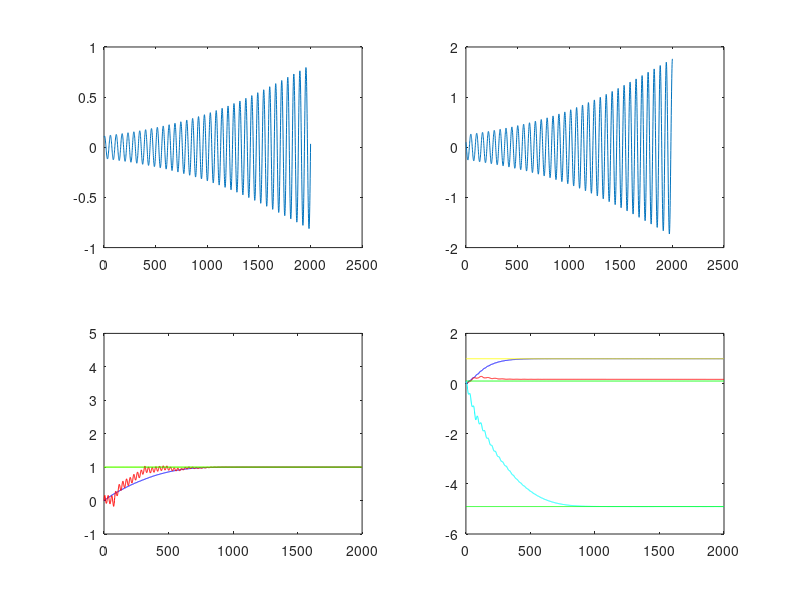

Recreate this plot in MATLAB.

clear all
clc

N = 2000; 
h = 0.05; % sampling time
x1 = zeros(1, N);
x2 = zeros(1, N);
% u = zeros(1, N);
u = 0.02*rand(1, N); % for some excitation


% measurement noise
v1 = zeros(1, N);
v2 = zeros(1, N);

% initial condition
x1(1) = 0.1;
x2(1) = 0.1;


%% Gradient Parameters
EG = 0.1;
EC = 0.05;

%% parameters
Thetaf1 = [1 h]; %x1k + h*x2k
Thetaf2 = [1-0.2*h 0.1*h -4.905*h]; % (1-0.2*h)*x2k + 0.1*h*u - 4.905*h*sin(x1k)
q = 4;
P = 4;
Thetahatf1 = zeros(q, N); % identified parameters in Thetaf1
Thetahatf2 = zeros(q, N); % identified parameters in Thetaf2

yh1 = zeros(1, N);
yh2 = zeros(1, N);

y1 = zeros(1, N); %x1(k+1) + v1
y2 = zeros(1, N); %x2(k+1) + v2

e1 = zeros(1, N); % yh1-y1
e2 = zeros(1, N); % yh2-y2

phi = zeros(q, N);

M = zeros(q, P); %stacked phi
Yh1 = zeros(1, P); %stacked y1
Yh2 = zeros(1, P); %stacked y2 
mi = 1;
for k=1:N
    u(k) = u(k) + 0.1*exp(-0.1*k)*(sin(0.1*x1(k))+.5*sin(0.3*x2(k)) ...
        +0.1*sin(0.7*x1(k))+0.8*sin(1.6*x2(k))+0.2*sin(1.4*x2(k)));
    x1(k+1) = Thetaf1(1)*x1(k) + Thetaf1(2)*x2(k);
    x2(k+1) = Thetaf2(1)*x2(k) + Thetaf2(2)*u(k) + Thetaf2(3)*sin(x1(k));

    phi(:, k) = [x1(k); x2(k); u(k); sin(x1(k))];

    yh1(k) = Thetahatf1(:, k)'*phi(:, k);
    yh2(k) = Thetahatf2(:, k)'*phi(:, k);

    v1(k) = 0; %-0.01+2*0.01*rand();
    v2(k) = 0; %-0.01+2*0.01*rand();

    y1(k) = x1(k+1) + v1(k);
    y2(k) = x2(k+1) + v2(k);

    e1(k) = yh1(k) - y1(k);
    e2(k) = yh2(k) - y2(k);

    if k <= q
        M(:, mi) = phi(:, k);
        Yh1(mi) = y1(k);
        Yh2(mi) = y2(k);
        mi = mi+1;
    end

%     rank(M)

    if k > q
        M_new = M;
        M_best = M;
        Yh1_new = Yh1;
        Yh2_new = Yh2;
        Yh1_best = Yh1;
        Yh2_best = Yh2;
        condition_num_best = 0;
        S = zeros(4,4);
        for j=1:q
            S = S + M_best(:, j)*M_best(:, j)';
        end
%         S = M_best*M_best';
        eigs = eig(S);
        condition_num_best = abs(eigs(1)/eigs(q));
        for i=1:P
            M_new(:, i) = phi(:, k);
            Yh1_new(i) = y1(k);
            Yh2_new(i) = y2(k);
            S = zeros(q,q);
            for j=1:q
                S = S + M_new(:, j)*M_new(:, j)';
            end
%             S = M_new*M_new';
            eigs = eig(S);
            if abs(eigs(1)/eigs(q)) > condition_num_best
                M_best = M_new;
                Yh1_best = Yh1_new;
                Yh2_best = Yh2_new;
                condition_num_best = abs(eigs(1)/eigs(q));
            end

            M_new = M;
            Yh1_new = Yh1;
            Yh2_new = Yh2;
        end

        M = M_best;
        Yh1 = Yh1_best;
        Yh2 = Yh2_best;
        
    end

    PHIE1 = zeros(q, 1);
    PHIE2 = zeros(q, 1);
    for j=1:q
        yhk1 = Thetahatf1(:, k)'*M(:, j);
        ehk1 = yhk1 - Yh1(j);
        PHIE1 = PHIE1 + M(:, j)*ehk1;

        yhk2 = Thetahatf2(:, k)'*M(:, j);
        ehk2 = yhk2 - Yh2(j);
        PHIE2 = PHIE2 + M(:, j)*ehk2;

    end
    Thetahatf1(:, k+1) = Thetahatf1(:, k) - blkdiag(eye(2), zeros(2))*(EG*phi(:, k)*e1(k) + EC*PHIE1);
    Thetahatf2(:, k+1) = Thetahatf2(:, k) - blkdiag(0, eye(3))*(EG*phi(:, k)*e2(k) + EC*PHIE2);




end

subplot(2,2,1)
plot(x1)
subplot(2,2,2)
plot(x2)
subplot(2,2,3)
plot(0:N, Thetahatf1(1, :), 'b', 0:N, Thetaf1(1)*ones(1,N+1), 'y')
ylim([-1, 5])
hold on
plot(0:N, Thetahatf1(2, :)/h, 'r', 0:N, Thetaf1(2)*ones(1, N+1)/h, 'g')
subplot(2,2,4)
plot(0:N, Thetahatf2(2, :), 'b', 0:N, Thetaf2(1)*ones(1,N+1), 'y')
ylim([-6, 2])
hold on
plot(0:N, Thetahatf2(3, :)/h, 'r', 0:N, Thetaf2(2)*ones(1, N+1)/h, 'g')
plot(0:N, Thetahatf2(4, :)/h, 'c', 0:N, Thetaf2(3)*ones(1, N+1)/h, 'g')

Thetahatf2(:, end)/h
Thetahatf1(:, end)/h